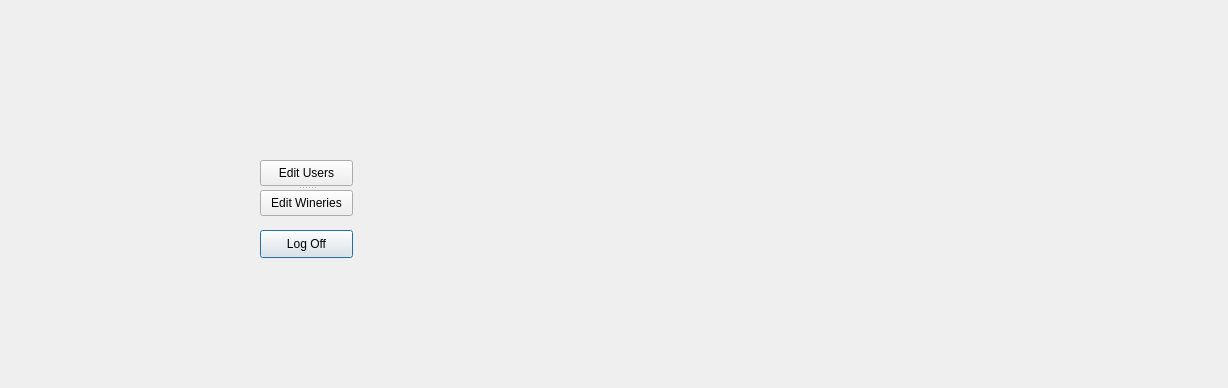
<?xml version="1.0" encoding="UTF-8"?>
<ui version="4.0">
 <class>adminmain</class>
 <widget class="QDialog" name="adminmain">
  <property name="geometry">
   <rect>
    <x>0</x>
    <y>0</y>
    <width>1228</width>
    <height>388</height>
   </rect>
  </property>
  <property name="windowTitle">
   <string>Dialog</string>
  </property>
  <widget class="QPushButton" name="pushButton_3">
   <property name="geometry">
    <rect>
     <x>260</x>
     <y>230</y>
     <width>93</width>
     <height>28</height>
    </rect>
   </property>
   <property name="text">
    <string>Log Off</string>
   </property>
  </widget>
  <widget class="QSplitter" name="splitter">
   <property name="geometry">
    <rect>
     <x>260</x>
     <y>160</y>
     <width>93</width>
     <height>56</height>
    </rect>
   </property>
   <property name="orientation">
    <enum>Qt::Vertical</enum>
   </property>
   <widget class="QPushButton" name="EditUsersButton">
    <property name="text">
     <string>Edit Users</string>
    </property>
   </widget>
   <widget class="QPushButton" name="EditWineriesButton">
    <property name="text">
     <string>Edit Wineries</string>
    </property>
   </widget>
  </widget>
 </widget>
 <resources/>
 <connections>
  <connection>
   <sender>pushButton_3</sender>
   <signal>clicked()</signal>
   <receiver>adminmain</receiver>
   <slot>close()</slot>
   <hints>
    <hint type="sourcelabel">
     <x>306</x>
     <y>243</y>
    </hint>
    <hint type="destinationlabel">
     <x>484</x>
     <y>337</y>
    </hint>
   </hints>
  </connection>
 </connections>
</ui>
